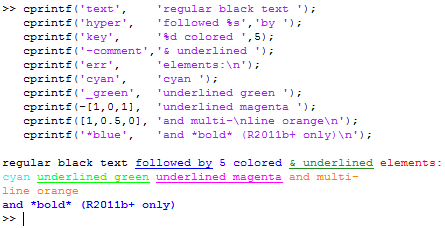
%> input picture matlab/utilities/cprintf/cprintf.png, 445 x 228 px
$ octave --eval "result = ftool(imread('cprintf/cprintf.png'));"   (GNU Octave 9; MATLAB toolbox functions it lacks are replaced by stand-ins)
%> lines starting %> are read from the running program, lines starting %| are printed output that depends on the picture; long printed decimals are rounded
### matlab/utilities/itool.m
function h = itool(im,varargin)
% Show input image 'im' using imshow with dynamic range [] and
% 'InitialMagnification' 'fit'. Optional input arguments are the name of
% the figure to show (ischar), the slice (isscalar) to show if 'im' is a 3D
% stack, or the ROI (isvector) in the sense im(roi,roi) or im(roi,roi,slice)
%
%Written by Julian Moosmann

%% Default arguments %%%%%%%%%%%%%%%%%%%%%%%%%%%%%%%%%%%%%%%%%%%%%%%%%%%%%%
NameOfFigure = inputname(1);
slice = 1;
roi = 0;
dynRange = [];
% Parse input arguments
for nn = 1:numel(varargin)
    arg = varargin{nn};
    if ischar(arg)
        NameOfFigure = arg;
       % fprintf('Name of figure: %s\n',NameOfFigure);
    end

    if isnumeric(arg)
        switch numel(arg)
            case 1
                slice = arg;
                % fprintf('Show slice of input stack: %u\n',slice);
            case 2
                dynRange = arg;
            otherwise
                roi = arg;
                % fprintf('Show ROI: %u:%u\n',roi(1),roi(end));
        end
    end
end
imroislice = @(im) im(roi,roi,slice);
imslice = @(im) im(:,:,slice);

%% MAIN %%%%%%%%%%%%%%%%%%%%%%%%%%%%%%%%%%%%%%%%%%%%%%%%%%%%%%%%%%%%%%%%%%%
im = gather( im );
if roi(1) > 0
    h = imtool( imroislice( squeeze( im ) ),dynRange,'InitialMagnification','fit');
    set(h,'units','normalized','outerposition',[0.05 0.05 0.95 0.95]);
    set(h,'Name',sprintf('Image Tool: %s.  ROI: %u:%u.  Input size: %ux%ux%u %',NameOfFigure,roi(1),roi(end),size(im),slice))
    %set(h,'WindowState','maximized')
else
    h = imtool( imslice( squeeze(im) ),dynRange,'InitialMagnification','fit');
    set(h,'units','normalized','outerposition',[0.05 0.05 0.95 0.95]);
    set(h,'Name',sprintf('Image Tool: %s.  Input size: %ux%ux%u %',NameOfFigure,size(im),slice))
    %set(h,'WindowState','maximized')
end

### matlab/utilities/ftool.m
function FTofIm = ftool(im,epsilon,subtractMean,doFFTshift,PaddingFactor, fftdir)
%Show logarithm of modulus of Fourier-transformed image 'im'. Mean is
%substracted before processing. If 'im' is an image stack, 'slice' picks
%the correspondig image from the stack. 'espilon' removes a possible
%singularity at zero frequency when the logarithm is taken:
%log(10^(-epsilon)+abs(fftshift(fft2(im))))
%
% ftool(im,epsilon,subtractMean,doFFTshift,PaddingFactor)
%
% Written by Julian Moosmann, last version: 2013-10-24

%% Defaults %%%%%%%%%%%%%%%%%%%%%%%%%%%%%%%%%%%%%%%%%%%%%%%%%%%%%%%%%%%%%%%
if nargin < 2
    epsilon = 0;
end
if nargin < 3
    subtractMean = false;
end
if nargin < 4
    doFFTshift = true;
end
if nargin < 5
    PaddingFactor = 0;
end
if nargin < 6
    fftdir = 'both';
end
%% MAIN %%%%%%%%%%%%%%%%%%%%%%%%%%%%%%%%%%%%%%%%%%%%%%%%%%%%%%%%%%%%%%%%%%%
im = double(squeeze(im));
%% Image parameters
imMin  = min(im(:));
%> imMin = 0
imMax  = max(im(:));
%> imMax = 255
imMean = mean(im(:));
%> imMean = 245.2
imStd  = std(im(:));
%> imStd = 41.55
[dimx,dimy] = size(im);
%> dimx = 228; dimy = 1335
fprintf('Size: %u x %u. ',dimx,dimy)
%| Size: 228 x 1335.
%% Padding
if PaddingFactor > 0
    im = padarray( im, [ PaddingFactor * dimx, PaddingFactor * dimy ], 'symmetric', 'post');
    fprintf('\nPadded size: %u x %u. ',size(im))
end
fprintf( '\nepsilon: %f', epsilon )
%% Subtract mean
if subtractMean > 0
    fprintf('\nSubstract mean: %g',imMean)
    im = im - mean(im(:));
else
    fprintf('\nNo substraction of mean')
end
%% FT of image
switch fftdir
    case 'both'
        im = fft2(im);
    case {'first', '1st', 1}
        im = fft(im, [], 1);
    case{'second', '2nd', 2}
        im = fft(im, [], 2);
end
%% fftshift
if doFFTshift > 0
    fprintf('\nApply fftshift')
    im = fftshift(im);
    fprintf('\nShow: log( 10^(-%g) + abs( fftshift( fft2(im) ) ) )',epsilon)
else
    fprintf('\nNo fftshift')
    fprintf('\nShow: log( 10^(-%g) + abs( fft2(im) ) )',epsilon)
end
if ~PaddingFactor
    fprintf('\nNo Padding. ')
end
%% Output
if nargout > 0
    FTofIm = im;
end
%% Regularized logarithim of modulus of FT of image
im = log(10^(-epsilon)+abs(im));
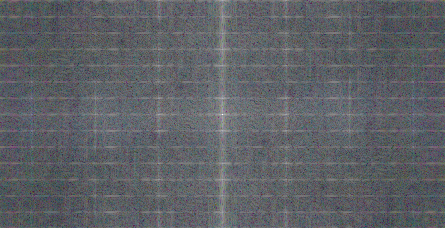
%> im: size 228x445x3 double; mean R, G, B 8.48, 8.64, 8.91; drawn with min black and max white
%% Print info
fprintf('Input image: [Min Max Min-Max Mean Std] = [%g %g %g %g %g]\n',imMin,imMax,imMax-imMin,imMean,imStd);
%| No Padding. Input image: [Min Max Min-Max Mean Std] = [0 255 255 245.184 41.5536]
imMin  = min(im(:));
%> imMin = 3.45
imMax  = max(im(:));
%> imMax = 17.04
imMean = mean(im(:));
%> imMean = 8.68
imStd  = std(im(:));
%> imStd = 0.843
fprintf('FT of image: [Min Max Min-Max Mean Std] = [%g %g %g %g %g]\n',imMin,imMax,imMax-imMin,imMean,imStd);
%| FT of image: [Min Max Min-Max Mean Std] = [3.450 17.0425 13.5921 8.676 0.8427]
%% Show FT of image
itool(im,inputname(1))
%> the loop in itool, `for nn = 1:numel(varargin)` made 1 pass
%> (arg, NameOfFigure) on pass 1: ('', '')
%> after the loop in itool, `for nn = 1:numel(varargin)`: roi = 0; slice = 1
%> in itool, `h = imtool( imslice( squeeze(im) ),dynRange,'InitialMagnification','fi..`:
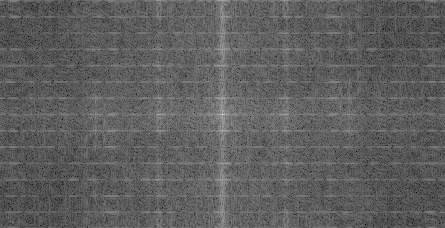
%> displayed picture: size 228x445, on the screen's scale of 0 to 255; min 0, max 255, mean 94.4
%> ans = []
